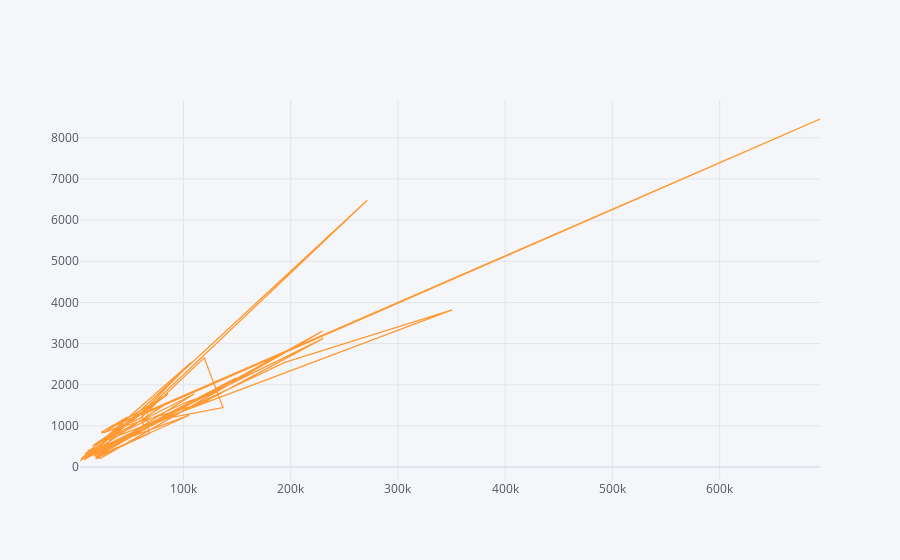

Source (notebook cell):
### Code cell
p.iplot(kind="scatter",x='donation',y='project')

### Figure 1 — Plotly figure (JSON) as saved in the notebook; plotly's stock layout.template omitted (floating-point values rounded to 4 significant figures)
{"data": [{"line": {"color": "rgba(255, 153, 51, 1.0)", "dash": "solid", "shape": "linear", "width": 1.3}, "mode": "lines", "name": "project", "text": "", "type": "scatter", "x": [50002, 10729, 83092, 28021, 693577, 65940, 67892, 17872, 23217, 229542, 147897, 16707, 26245, 230350, 117470, 23894, 23598, 34700, 47699, 26550, 76769, 136845, 119337, 59078, 25863, 85597, 10614, 11131, 34220, 18555, 109926, 16734, 350553, 194465, 4666, 107401, 61697, 62418, 148752, 18129, 105421, 7982, 72123, 271348, 39336, 7157, 111740, 103021, 14929, 69479, 3476], "y": [1141, 273, 1529, 923, 8457, 1321, 816, 208, 227, 3302, 2125, 266, 513, 3126, 1555, 833, 851, 1024, 1215, 483, 1145, 1447, 2653, 1169, 840, 1779, 312, 409, 538, 299, 1775, 546, 3819, 2543, 200, 2546, 1340, 978, 2163, 246, 1260, 317, 1555, 6485, 883, 181, 1656, 1581, 513, 1479, 148]}], "layout": {"autosize": true, "legend": {"bgcolor": "#F5F6F9", "font": {"color": "#4D5663"}}, "paper_bgcolor": "#F5F6F9", "plot_bgcolor": "#F5F6F9", "title": {"font": {"color": "#4D5663"}}, "xaxis": {"autorange": true, "gridcolor": "#E1E5ED", "range": [3476, 693577], "showgrid": true, "tickfont": {"color": "#4D5663"}, "title": {"font": {"color": "#4D5663"}, "text": ""}, "type": "linear", "zerolinecolor": "#E1E5ED"}, "yaxis": {"autorange": true, "gridcolor": "#E1E5ED", "range": [-313.6, 8919.0], "showgrid": true, "tickfont": {"color": "#4D5663"}, "title": {"font": {"color": "#4D5663"}, "text": ""}, "type": "linear", "zerolinecolor": "#E1E5ED"}}}
